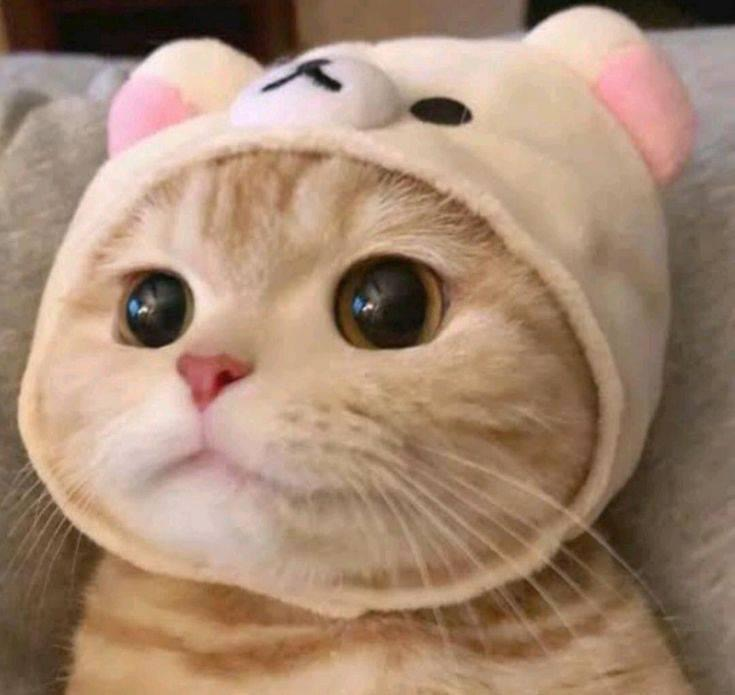
#> input picture week2/python_opencv_task2/images/cat.jpg, 735 x 695 px, found by its file name
$ jupyter execute 220042162_week2_python_task2.ipynb
#> lines starting #> are read from the running program, lines starting #| are printed output that depends on the picture; after the words box and inside, x2 and y2 are one past the last pixel; in counts of white or black regions, pixels touching at a corner belong together
220042162

week2 python task2

## Use OpenCV to apply different filters on a sample image

[cell 1]
import cv2
import numpy as np
from matplotlib import pyplot as plt

**Create a function to show the image**

<span style="font-size:0.7em;">Reference: https://stackoverflow.com/questions/46236180/opencv-imshow-will-cause-jupyter-notebook-crash</span>

[cell 2]
def show_img(img, title) -> None:
    img_rgb = cv2.cvtColor(img, cv2.COLOR_BGR2RGB)
    plt.imshow(img_rgb)
    plt.axis("off")
    plt.title(title)
    plt.show()

**Here is the original image I'm using**

[cell 3]
original_img = cv2.imread("./cat.jpg")
#> original_img is the input picture: shape (695, 735, 3); mean B, G, R 114.4, 136.3, 164.9
show_img(original_img, "sample1-original")

### Gray scale

<span style="font-size:0.7em;">Reference: https://www.geeksforgeeks.org/python-grayscaling-of-images-using-opencv/</span>

[cell 4]
gray_img = cv2.cvtColor(original_img, cv2.COLOR_BGR2GRAY)
show_img(gray_img, "sample1-gray_scale")

### Blur

<span style="font-size:0.7em;">Reference: https://www.geeksforgeeks.org/opencv-python-program-to-blur-an-image/</span>

[cell 5]
blur_img_gaussian = cv2.GaussianBlur(original_img, (15, 15), 5)
show_img(blur_img_gaussian, "sample1-gaussian_blur")

### Hue Rotation

<span style="font-size:0.7em;">Reference: https://stackoverflow.com/questions/67448555/python-opencv-how-to-change-hue-in-hsv-channels</span>

[cell 6]
hsv_img = cv2.cvtColor(original_img, cv2.COLOR_BGR2HSV)
#> hsv_img: shape (695, 735, 3); mean H, S, V 20.1, 85.6, 165
h = hsv_img[:,:,0]
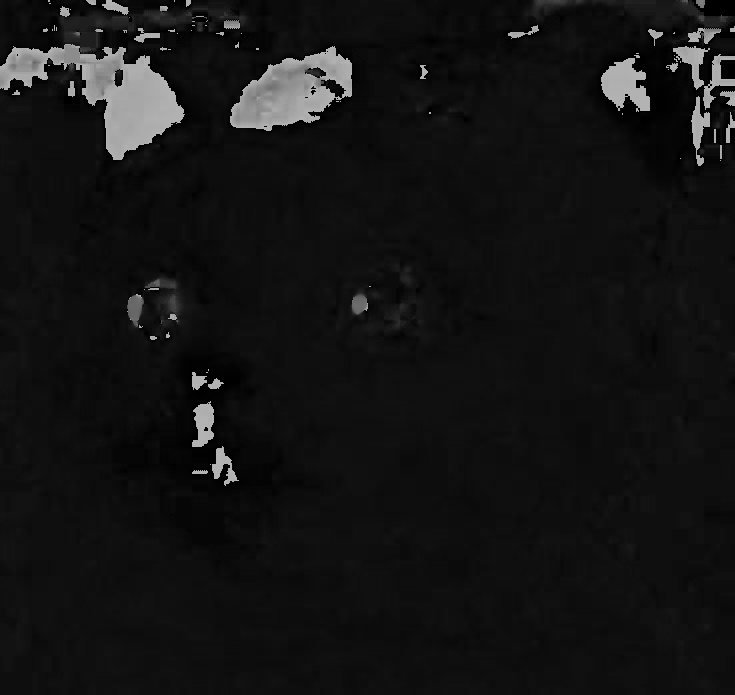
#> h: shape (695, 735); min 0, max 179, mean 20.1
s = hsv_img[:,:,1]
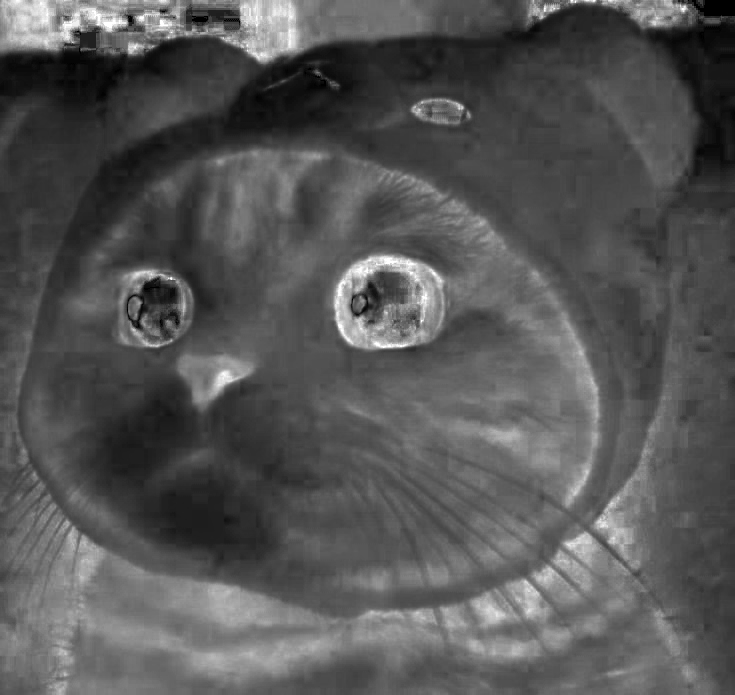
#> s: shape (695, 735); min 0, max 255, mean 85.6
v = hsv_img[:,:,2]
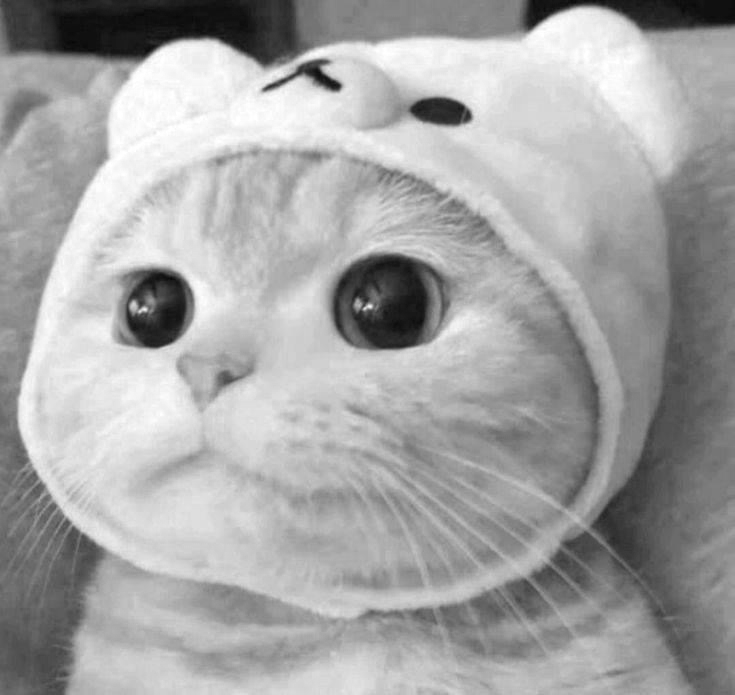
#> v: shape (695, 735); min 6, max 255, mean 165

amount = 130
h_new = (h + amount) % 180  # clip hue value between 0 - 180
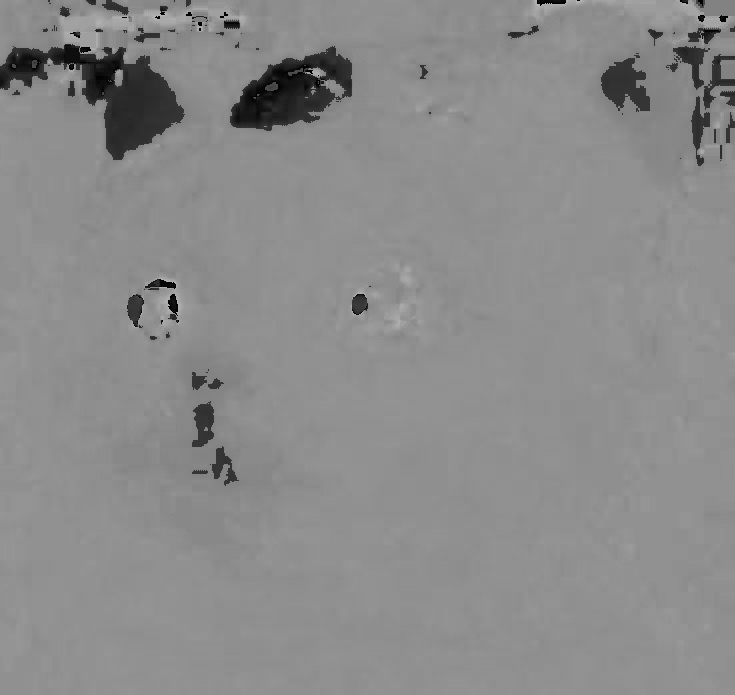
#> h_new: shape (695, 735); min 0, max 178, mean 138.8
new_hsv_img = cv2.merge([h_new, s, v])
#> new_hsv_img: shape (695, 735, 3); mean H, S, V 138.8, 85.6, 165
hue_img = cv2.cvtColor(new_hsv_img, cv2.COLOR_HSV2BGR)
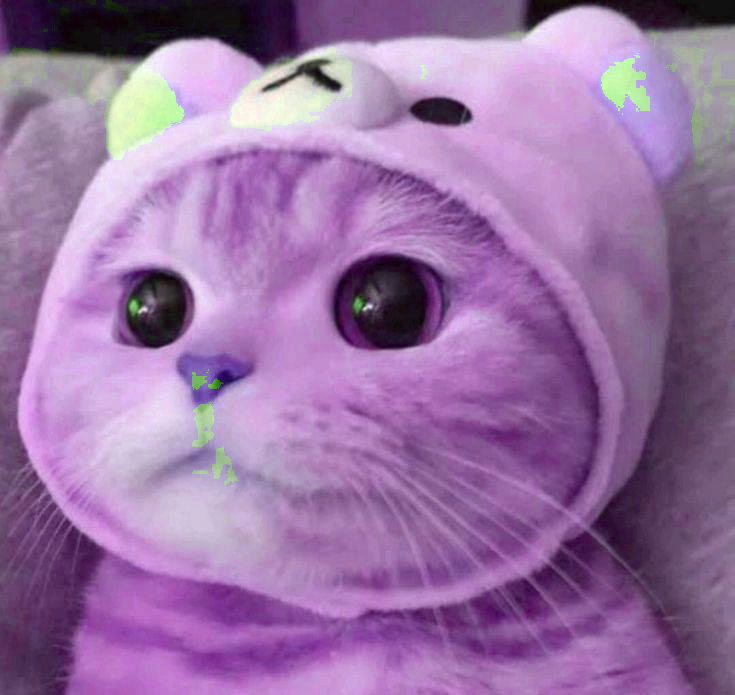
#> hue_img: shape (695, 735, 3); mean B, G, R 163.6, 114.8, 153

show_img(hue_img, "sample1-hue_rotated")

### Inversion

<span style="font-size:0.7em;">Reference: https://www.geeksforgeeks.org/opencv-invert-mask/</span>

[cell 7]
inverted_img = cv2.bitwise_not(original_img)
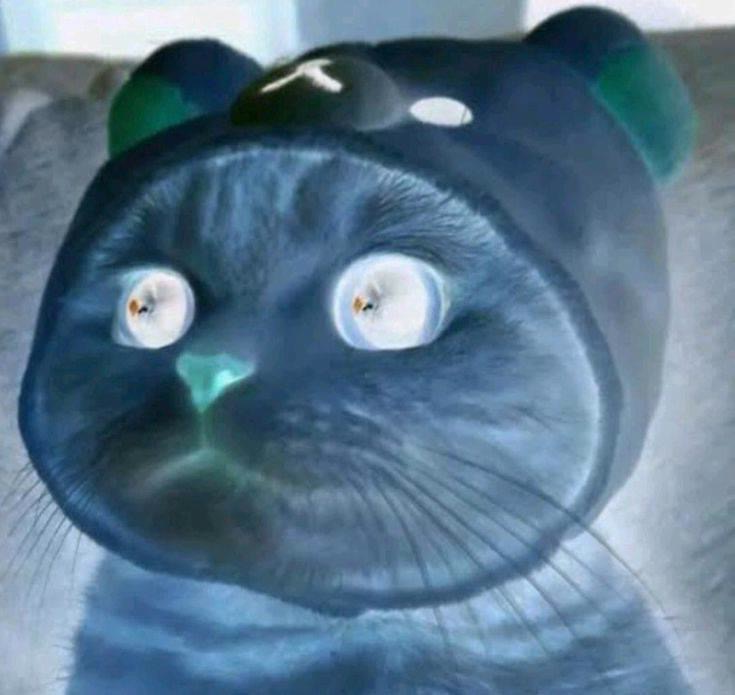
#> inverted_img: shape (695, 735, 3); mean B, G, R 140.6, 118.7, 90.1
show_img(inverted_img, "sample1-inverted")

### Erosion

<span style="font-size:0.7em;">Reference: https://www.geeksforgeeks.org/erosion-dilation-images-using-opencv-python/</span>

[cell 8]
kernel = np.ones((5, 5), np.uint8)
erosion_img = cv2.erode(original_img, kernel, iterations=3)
show_img(erosion_img, "sample1-erosion")

### Dilation

<span style="font-size:0.7em;">Reference: https://www.geeksforgeeks.org/erosion-dilation-images-using-opencv-python/</span>

[cell 9]
dilated_img = cv2.dilate(original_img, kernel, iterations=3)
show_img(dilated_img, "sample1-dilation")

### Brightness

<span style="font-size:0.7em;">Reference: https://www.tutorialspoint.com/how-to-change-the-contrast-and-brightness-of-an-image-using-opencv-in-python</span>

[cell 10]
brightness = 70 # brighness control
contrast = 1.0 # contrast control (1.0-3.0,  keeping it at 1.0 to adjust only brightness)

bright_img = cv2.convertScaleAbs(original_img, alpha=contrast, beta=brightness)
show_img(bright_img, "sample1-brightness")

### Contrast

<span style="font-size:0.7em;">Reference: https://www.tutorialspoint.com/how-to-change-the-contrast-and-brightness-of-an-image-using-opencv-in-python</span>

[cell 11]
brightness = 0 # brighness control (keep at 0 to adjust contrast only)
contrast = 1.5 # contrast control (1.0-3.0,  keeping it at 1.0 to adjust only brightness)

contrast_img = cv2.convertScaleAbs(original_img, alpha=contrast, beta=brightness)
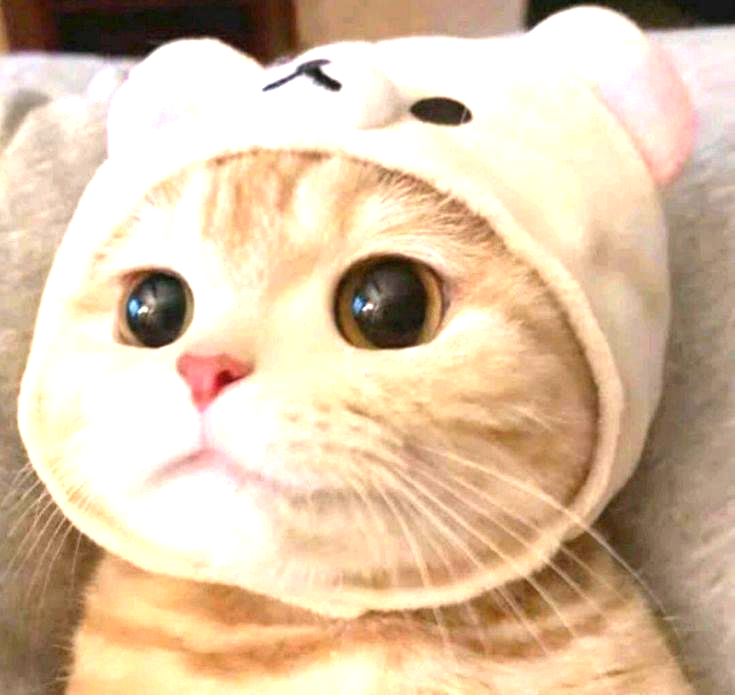
#> contrast_img: shape (695, 735, 3); mean B, G, R 166.3, 194.8, 219
show_img(contrast_img, "sample1-contrast")

### Noise effect

<span style="font-size:0.7em;">Reference: https://www.askpython.com/python/examples/adding-noise-images-opencv</span>

[cell 12]
# gaussian noise
mean = 0
std = 2
gaussian_noise = np.random.normal(mean, std, original_img.shape).astype(np.uint8)
gaussian_noise_img = cv2.add(original_img, gaussian_noise)
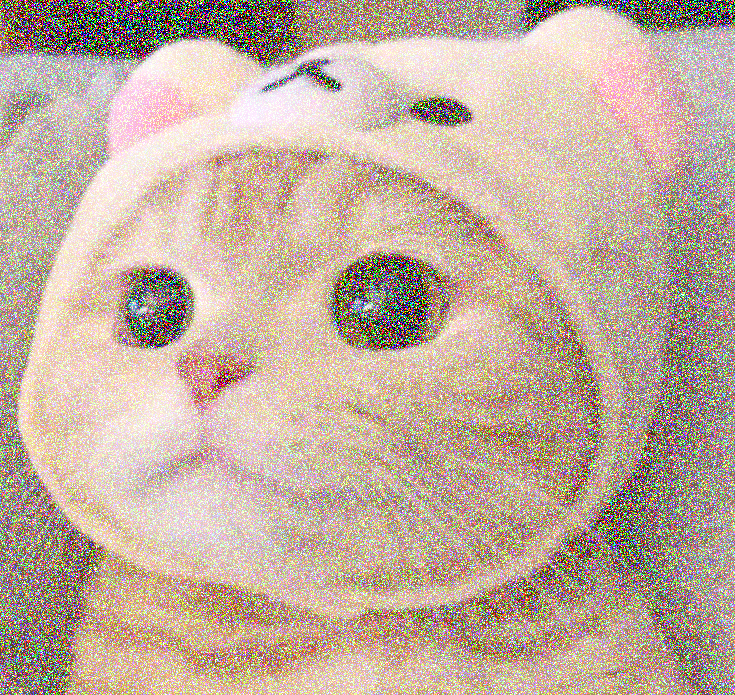
#> gaussian_noise_img: shape (695, 735, 3); mean B, G, R 158.2, 173.4, 193.3


# salt and pepper noise
sp_noise_img = original_img.copy()
x,y,c = sp_noise_img.shape
#> x = 695; y = 735; c = 3
noise_amount = 0.2
pixel_noise = int(x * y * noise_amount)
#> pixel_noise = 102165

for _ in range(pixel_noise):
        row, col = np.random.randint(0, x), np.random.randint(0, y)
        if np.random.rand() < 0.5:
            sp_noise_img[row, col] = [0, 0, 0]
        else:
            sp_noise_img[row, col] = [255, 255, 255]
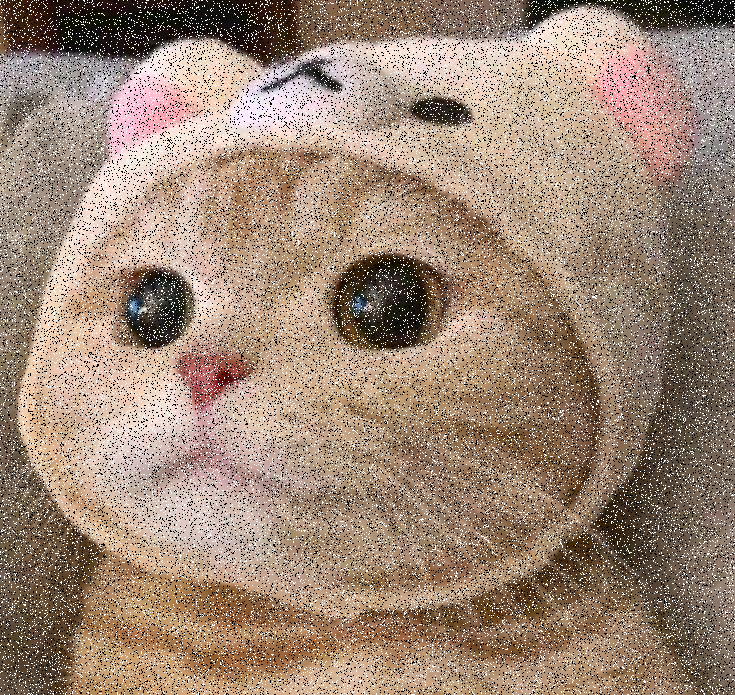
#> sp_noise_img: shape (695, 735, 3); 18.13% of pixels changed, all inside (x1, y1, x2, y2) = (0, 0, 735, 695)


# random noise
intensity = 80
random_noise_img = original_img.copy()
random_noise = np.random.randint(-intensity, intensity + 1, random_noise_img.shape)
random_noise_img = np.clip(random_noise_img + random_noise, 0, 255).astype(np.uint8)


# show the images in 1 row 4 col
fig, axes = plt.subplots(1, 4, figsize=(20, 5))

axes[0].imshow(cv2.cvtColor(original_img, cv2.COLOR_BGR2RGB))
axes[0].set_title('original')
axes[0].axis('off')

axes[1].imshow(cv2.cvtColor(gaussian_noise_img, cv2.COLOR_BGR2RGB))
axes[1].set_title('gaussian noise')
axes[1].axis('off')

# Display the grayscale image
axes[2].imshow(cv2.cvtColor(sp_noise_img, cv2.COLOR_BGR2RGB))
axes[2].set_title('salt and pepper noise')
axes[2].axis('off')

# Display the brightness adjusted image
axes[3].imshow(cv2.cvtColor(random_noise_img, cv2.COLOR_BGR2RGB))
axes[3].set_title('random noise')
axes[3].axis('off')

plt.show()
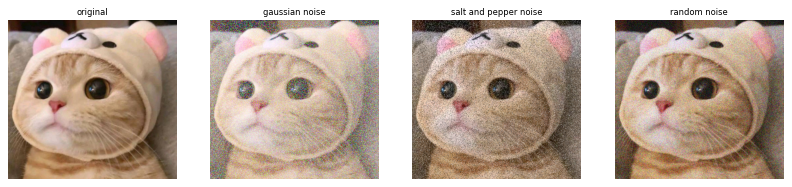
#> figure drawn by matplotlib, 4 panels

**And finally, write these images to the file system**

[cell 13]
cv2.imwrite("./sample1-grayscale.png", gray_img)
cv2.imwrite("./sample1-gaussian_blur.png", blur_img_gaussian)
cv2.imwrite("./sample1-hue_rotation.png", hue_img)
cv2.imwrite("./sample1-inverted.png", inverted_img)
cv2.imwrite("./sample1-erosion.png", erosion_img)
cv2.imwrite("./sample1-dilation.png", dilated_img)
cv2.imwrite("./sample1-brightness.png", bright_img)
cv2.imwrite("./sample1-contrast.png", contrast_img)
cv2.imwrite("./sample1-gaussian_noise.png", gaussian_noise_img)
cv2.imwrite("./sample1-saltpepper_noise.png", sp_noise_img)
cv2.imwrite("./sample1-random_noise.png", random_noise_img)
#> Out = True

$ run again, with week2/python_opencv_task2/images/noises.png saved as week2/python_opencv_task2/images/cat.jpg
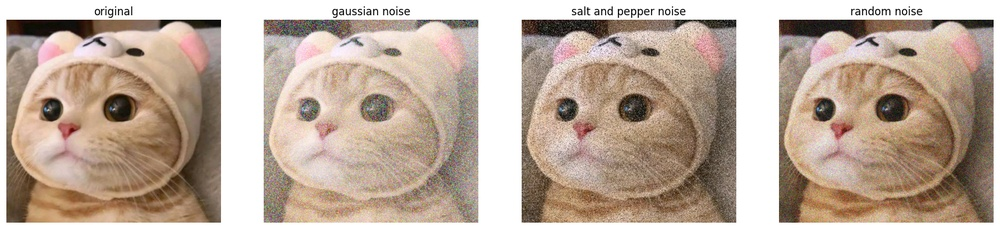
#> input picture week2/python_opencv_task2/images/noises.png, 1000 x 229 px, shrunk from 1570 x 360 before the run, found by its file name
#> original_img is the input picture: shape (229, 1000, 3); mean B, G, R 155.5, 170.1, 188.8
#> hsv_img: shape (229, 1000, 3); mean H, S, V 20.4, 54.3, 188.9
#> new_hsv_img: shape (229, 1000, 3); mean H, S, V 134.5, 54.3, 188.9
#> after the loop `for _ in range(pixel_noise):`:
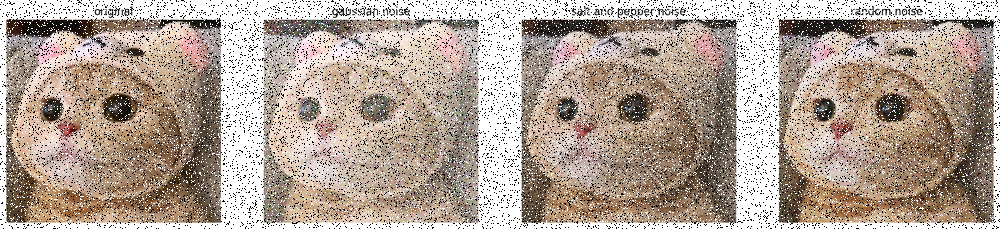
#> sp_noise_img: shape (229, 1000, 3); 16.65% of pixels changed, all inside (x1, y1, x2, y2) = (0, 0, 1000, 229)
#> `plt.show()`:
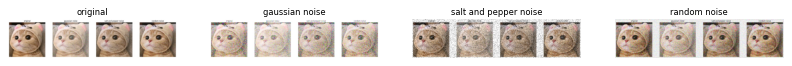
#> figure drawn by matplotlib, 4 panels
#> Out = True

$ run again, with week2/python_opencv_task2/images/sample1-contrast.png saved as week2/python_opencv_task2/images/cat.jpg
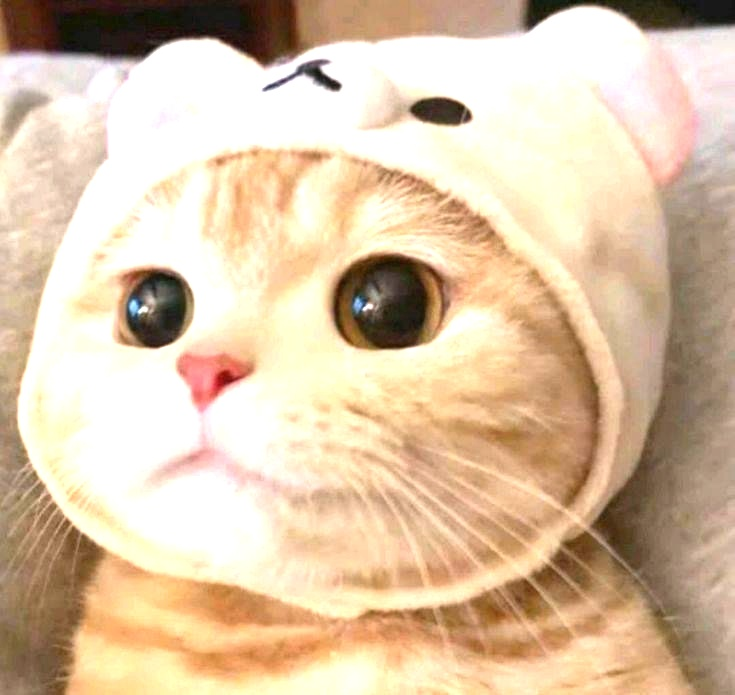
#> input picture week2/python_opencv_task2/images/sample1-contrast.png, 735 x 695 px, found by its file name
#> original_img is the input picture: shape (695, 735, 3); mean B, G, R 166.1, 194.8, 218.7
#> hsv_img: shape (695, 735, 3); mean H, S, V 20.7, 68.9, 218.8
#> new_hsv_img: shape (695, 735, 3); mean H, S, V 142.2, 68.9, 218.8
#> `plt.show()`:
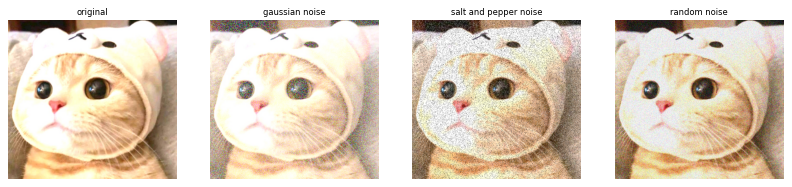
#> figure drawn by matplotlib, 4 panels
#> Out = True
